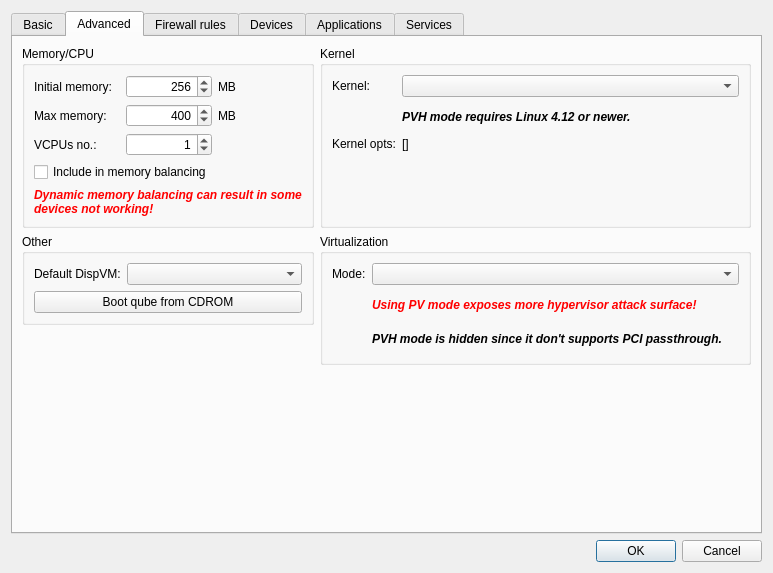
<?xml version="1.0" encoding="UTF-8"?>
<ui version="4.0">
 <class>SettingsDialog</class>
 <widget class="QDialog" name="SettingsDialog">
  <property name="geometry">
   <rect>
    <x>0</x>
    <y>0</y>
    <width>773</width>
    <height>573</height>
   </rect>
  </property>
  <property name="windowTitle">
   <string>Settings</string>
  </property>
  <property name="windowIcon">
   <iconset resource="../resources.qrc">
    <normaloff>:/root.png</normaloff>:/root.png</iconset>
  </property>
  <layout class="QGridLayout" name="gridLayout">
   <item row="0" column="0">
    <layout class="QVBoxLayout" name="verticalLayout">
     <item>
      <widget class="QTabWidget" name="tabWidget">
       <property name="enabled">
        <bool>true</bool>
       </property>
       <property name="locale">
        <locale language="English" country="UnitedStates"/>
       </property>
       <property name="currentIndex">
        <number>1</number>
       </property>
       <widget class="QWidget" name="basic_tab">
        <property name="locale">
         <locale language="English" country="UnitedStates"/>
        </property>
        <attribute name="title">
         <string>Basic</string>
        </attribute>
        <layout class="QGridLayout" name="gridLayout_11">
         <item row="2" column="0">
          <widget class="QGroupBox" name="groupBox_4">
           <property name="enabled">
            <bool>true</bool>
           </property>
           <property name="title">
            <string>General</string>
           </property>
           <layout class="QFormLayout" name="formLayout_4">
            <property name="fieldGrowthPolicy">
             <enum>QFormLayout::AllNonFixedFieldsGrow</enum>
            </property>
            <item row="0" column="0">
             <widget class="QLabel" name="label_13">
              <property name="text">
               <string>Type:</string>
              </property>
             </widget>
            </item>
            <item row="0" column="1">
             <widget class="QLabel" name="type_label">
              <property name="font">
               <font>
                <weight>50</weight>
                <bold>false</bold>
               </font>
              </property>
              <property name="text">
               <string>---</string>
              </property>
             </widget>
            </item>
            <item row="1" column="0">
             <widget class="QLabel" name="label_14">
              <property name="text">
               <string>Installed by RPM:</string>
              </property>
             </widget>
            </item>
            <item row="1" column="1">
             <widget class="QLabel" name="rpm_label">
              <property name="font">
               <font>
                <weight>50</weight>
                <bold>false</bold>
               </font>
              </property>
              <property name="text">
               <string>---</string>
              </property>
             </widget>
            </item>
           </layout>
          </widget>
         </item>
         <item row="3" column="0" colspan="2">
          <widget class="QGroupBox" name="groupBox">
           <property name="enabled">
            <bool>true</bool>
           </property>
           <property name="title">
            <string>Disk storage</string>
           </property>
           <layout class="QGridLayout" name="gridLayout_3">
            <item row="1" column="1">
             <widget class="QSpinBox" name="root_resize">
              <property name="enabled">
               <bool>true</bool>
              </property>
              <property name="alignment">
               <set>Qt::AlignRight|Qt::AlignTrailing|Qt::AlignVCenter</set>
              </property>
              <property name="suffix">
               <string>MiB</string>
              </property>
              <property name="maximum">
               <number>1048576</number>
              </property>
              <property name="singleStep">
               <number>1024</number>
              </property>
             </widget>
            </item>
            <item row="0" column="1">
             <widget class="QSpinBox" name="max_priv_storage">
              <property name="enabled">
               <bool>true</bool>
              </property>
              <property name="alignment">
               <set>Qt::AlignRight|Qt::AlignTrailing|Qt::AlignVCenter</set>
              </property>
              <property name="suffix">
               <string>MiB</string>
              </property>
              <property name="minimum">
               <number>0</number>
              </property>
              <property name="maximum">
               <number>1048576</number>
              </property>
              <property name="singleStep">
               <number>1024</number>
              </property>
              <property name="value">
               <number>0</number>
              </property>
             </widget>
            </item>
            <item row="0" column="0">
             <widget class="QLabel" name="label_3">
              <property name="text">
               <string>Private storage max. size:</string>
              </property>
              <property name="buddy">
               <cstring>max_priv_storage</cstring>
              </property>
             </widget>
            </item>
            <item row="1" column="0">
             <widget class="QLabel" name="root_resize_label">
              <property name="enabled">
               <bool>true</bool>
              </property>
              <property name="text">
               <string>System storage max. size:</string>
              </property>
             </widget>
            </item>
           </layout>
          </widget>
         </item>
         <item row="5" column="0">
          <spacer name="verticalSpacer">
           <property name="orientation">
            <enum>Qt::Vertical</enum>
           </property>
           <property name="sizeHint" stdset="0">
            <size>
             <width>20</width>
             <height>73</height>
            </size>
           </property>
          </spacer>
         </item>
         <item row="2" column="1">
          <widget class="QGroupBox" name="networking_groupbox">
           <property name="title">
            <string>Networking</string>
           </property>
           <layout class="QFormLayout" name="formLayout_3">
            <property name="fieldGrowthPolicy">
             <enum>QFormLayout::AllNonFixedFieldsGrow</enum>
            </property>
            <item row="0" column="0">
             <widget class="QLabel" name="label_10">
              <property name="text">
               <string>IP:</string>
              </property>
             </widget>
            </item>
            <item row="1" column="0">
             <widget class="QLabel" name="label_11">
              <property name="text">
               <string>Netmask:</string>
              </property>
             </widget>
            </item>
            <item row="1" column="1">
             <widget class="QLabel" name="netmask_label">
              <property name="font">
               <font>
                <weight>50</weight>
                <bold>false</bold>
               </font>
              </property>
              <property name="text">
               <string>---</string>
              </property>
             </widget>
            </item>
            <item row="2" column="0">
             <widget class="QLabel" name="label_12">
              <property name="text">
               <string>Gateway:</string>
              </property>
             </widget>
            </item>
            <item row="2" column="1">
             <widget class="QLabel" name="gateway_label">
              <property name="font">
               <font>
                <weight>50</weight>
                <bold>false</bold>
               </font>
              </property>
              <property name="text">
               <string>---</string>
              </property>
             </widget>
            </item>
            <item row="0" column="1">
             <widget class="QLabel" name="ip_label">
              <property name="font">
               <font>
                <weight>50</weight>
                <bold>false</bold>
               </font>
              </property>
              <property name="text">
               <string>---</string>
              </property>
             </widget>
            </item>
           </layout>
          </widget>
         </item>
         <item row="4" column="0">
          <widget class="QLabel" name="label_5">
           <property name="text">
            <string>&lt;html&gt;&lt;head/&gt;&lt;body&gt;&lt;p&gt;&lt;span style=&quot; color:#ff0000;&quot;&gt;* &lt;/span&gt;&lt;span style=&quot; color:#000000;&quot;&gt;Cannot be changed while the VM is running&lt;/span&gt;&lt;/p&gt;&lt;/body&gt;&lt;/html&gt;</string>
           </property>
          </widget>
         </item>
         <item row="0" column="0" colspan="2">
          <widget class="QGroupBox" name="groupBox_3">
           <property name="title">
            <string>Settings</string>
           </property>
           <layout class="QGridLayout" name="gridLayout_2">
            <item row="0" column="0">
             <widget class="QLabel" name="label">
              <property name="text">
               <string>&lt;html&gt;&lt;head/&gt;&lt;body&gt;&lt;p&gt;Name &amp;amp;&amp;amp; label&lt;span style=&quot; color:#ff0000;&quot;&gt;*&lt;/span&gt;:&lt;/p&gt;&lt;/body&gt;&lt;/html&gt;</string>
              </property>
              <property name="buddy">
               <cstring>vmname</cstring>
              </property>
             </widget>
            </item>
            <item row="1" column="0">
             <widget class="QLabel" name="label_2">
              <property name="text">
               <string>&lt;html&gt;&lt;head/&gt;&lt;body&gt;&lt;p&gt;Template&lt;span style=&quot; color:#ff0000;&quot;&gt;*&lt;/span&gt;:&lt;/p&gt;&lt;/body&gt;&lt;/html&gt;</string>
              </property>
              <property name="buddy">
               <cstring>template_name</cstring>
              </property>
             </widget>
            </item>
            <item row="2" column="0">
             <widget class="QLabel" name="label_18">
              <property name="text">
               <string>Networking:</string>
              </property>
              <property name="buddy">
               <cstring>netVM</cstring>
              </property>
             </widget>
            </item>
            <item row="0" column="3">
             <widget class="QComboBox" name="vmlabel">
              <property name="frame">
               <bool>true</bool>
              </property>
             </widget>
            </item>
            <item row="0" column="1">
             <widget class="QLineEdit" name="vmname">
              <property name="text">
               <string>----</string>
              </property>
              <property name="maxLength">
               <number>32</number>
              </property>
             </widget>
            </item>
            <item row="0" column="2">
             <widget class="QPushButton" name="rename_vm_button">
              <property name="text">
               <string>Rename</string>
              </property>
             </widget>
            </item>
            <item row="1" column="1" colspan="2">
             <widget class="QComboBox" name="template_name"/>
            </item>
            <item row="2" column="1" colspan="2">
             <widget class="QComboBox" name="netVM"/>
            </item>
            <item row="3" column="0" colspan="3">
             <layout class="QHBoxLayout" name="horizontalLayout">
              <item>
               <widget class="QCheckBox" name="include_in_backups">
                <property name="enabled">
                 <bool>true</bool>
                </property>
                <property name="text">
                 <string>Include in backups by default</string>
                </property>
                <property name="checked">
                 <bool>true</bool>
                </property>
               </widget>
              </item>
              <item>
               <widget class="QCheckBox" name="run_in_debug_mode">
                <property name="text">
                 <string>Run in debug mode</string>
                </property>
               </widget>
              </item>
             </layout>
            </item>
            <item row="4" column="0" colspan="3">
             <layout class="QHBoxLayout" name="horizontalLayout_3">
              <item>
               <widget class="QCheckBox" name="autostart_vm">
                <property name="text">
                 <string>Start VM automatically on boot</string>
                </property>
               </widget>
              </item>
              <item>
               <widget class="QCheckBox" name="seamless_gui">
                <property name="text">
                 <string>Seamless GUI</string>
                </property>
               </widget>
              </item>
             </layout>
            </item>
           </layout>
          </widget>
         </item>
        </layout>
       </widget>
       <widget class="QWidget" name="advanced_tab">
        <property name="enabled">
         <bool>true</bool>
        </property>
        <attribute name="title">
         <string>Advanced</string>
        </attribute>
        <layout class="QGridLayout" name="gridLayout_9">
         <item row="0" column="1" rowspan="2" colspan="2">
          <layout class="QVBoxLayout" name="verticalLayout_4">
           <property name="sizeConstraint">
            <enum>QLayout::SetDefaultConstraint</enum>
           </property>
           <property name="bottomMargin">
            <number>0</number>
           </property>
           <item>
            <widget class="QGroupBox" name="kernel_groupbox">
             <property name="enabled">
              <bool>true</bool>
             </property>
             <property name="sizePolicy">
              <sizepolicy hsizetype="Minimum" vsizetype="Preferred">
               <horstretch>0</horstretch>
               <verstretch>0</verstretch>
              </sizepolicy>
             </property>
             <property name="title">
              <string>Kernel</string>
             </property>
             <layout class="QFormLayout" name="formLayout_9">
              <property name="fieldGrowthPolicy">
               <enum>QFormLayout::AllNonFixedFieldsGrow</enum>
              </property>
              <item row="0" column="0" rowspan="2">
               <widget class="QLabel" name="label_19">
                <property name="text">
                 <string>Kernel:</string>
                </property>
                <property name="buddy">
                 <cstring>kernel</cstring>
                </property>
               </widget>
              </item>
              <item row="0" column="1">
               <widget class="QComboBox" name="kernel"/>
              </item>
              <item row="1" column="1">
               <widget class="QLabel" name="pvh_kernel_version_warning">
                <property name="font">
                 <font>
                  <weight>75</weight>
                  <italic>true</italic>
                  <bold>true</bold>
                 </font>
                </property>
                <property name="text">
                 <string>PVH mode requires Linux 4.12 or newer.</string>
                </property>
                <property name="wordWrap">
                 <bool>true</bool>
                </property>
               </widget>
              </item>
              <item row="2" column="0">
               <widget class="QLabel" name="label_20">
                <property name="text">
                 <string>Kernel opts:</string>
                </property>
               </widget>
              </item>
              <item row="2" column="1">
               <widget class="QLabel" name="kernel_opts">
                <property name="font">
                 <font>
                  <weight>50</weight>
                  <bold>false</bold>
                 </font>
                </property>
                <property name="text">
                 <string>[]</string>
                </property>
               </widget>
              </item>
             </layout>
            </widget>
           </item>
          </layout>
         </item>
         <item row="2" column="1" rowspan="2" colspan="2">
          <layout class="QVBoxLayout" name="verticalLayout_7">
           <property name="sizeConstraint">
            <enum>QLayout::SetDefaultConstraint</enum>
           </property>
           <property name="bottomMargin">
            <number>0</number>
           </property>
           <item>
            <widget class="QGroupBox" name="virt_groupbox">
             <property name="enabled">
              <bool>true</bool>
             </property>
             <property name="sizePolicy">
              <sizepolicy hsizetype="Minimum" vsizetype="Preferred">
               <horstretch>0</horstretch>
               <verstretch>0</verstretch>
              </sizepolicy>
             </property>
             <property name="title">
              <string>Virtualization</string>
             </property>
             <layout class="QFormLayout" name="formLayout_10">
              <property name="fieldGrowthPolicy">
               <enum>QFormLayout::AllNonFixedFieldsGrow</enum>
              </property>
              <item row="0" column="0" rowspan="3">
               <widget class="QLabel" name="label_27">
                <property name="text">
                 <string>Mode:</string>
                </property>
                <property name="buddy">
                 <cstring>virt_mode</cstring>
                </property>
               </widget>
              </item>
              <item row="0" column="1">
               <widget class="QComboBox" name="virt_mode"/>
              </item>
              <item row="1" column="1">
               <widget class="QLabel" name="pv_warning">
                <property name="font">
                 <font>
                  <weight>75</weight>
                  <italic>true</italic>
                  <bold>true</bold>
                 </font>
                </property>
                <property name="styleSheet">
                 <string notr="true">color:rgb(255, 0, 0)</string>
                </property>
                <property name="text">
                 <string>Using PV mode exposes more hypervisor attack surface!</string>
                </property>
                <property name="wordWrap">
                 <bool>true</bool>
                </property>
               </widget>
              </item>
              <item row="2" column="1">
               <widget class="QLabel" name="pvh_mode_hidden">
                <property name="font">
                 <font>
                  <weight>75</weight>
                  <italic>true</italic>
                  <bold>true</bold>
                 </font>
                </property>
                <property name="text">
                 <string>PVH mode is hidden since it don't supports PCI passthrough.</string>
                </property>
                <property name="wordWrap">
                 <bool>true</bool>
                </property>
               </widget>
              </item>
             </layout>
            </widget>
           </item>
          </layout>
         </item>
         <item row="2" column="0">
          <widget class="QGroupBox" name="other_groupbox">
           <property name="title">
            <string>Other</string>
           </property>
           <layout class="QFormLayout" name="formLayout_2">
            <item row="1" column="0">
             <widget class="QLabel" name="label_26">
              <property name="text">
               <string>Default DispVM:</string>
              </property>
              <property name="buddy">
               <cstring>default_dispvm</cstring>
              </property>
             </widget>
            </item>
            <item row="1" column="1">
             <widget class="QComboBox" name="default_dispvm"/>
            </item>
            <item row="2" column="0" colspan="2">
             <widget class="QPushButton" name="bootFromDeviceButton">
              <property name="text">
               <string>Boot qube from CDROM</string>
              </property>
             </widget>
            </item>
           </layout>
          </widget>
         </item>
         <item row="0" column="0" rowspan="2">
          <widget class="QGroupBox" name="groupBox_2">
           <property name="enabled">
            <bool>true</bool>
           </property>
           <property name="sizePolicy">
            <sizepolicy hsizetype="Minimum" vsizetype="Preferred">
             <horstretch>0</horstretch>
             <verstretch>0</verstretch>
            </sizepolicy>
           </property>
           <property name="title">
            <string>Memory/CPU</string>
           </property>
           <layout class="QGridLayout" name="gridLayout_4">
            <item row="0" column="0">
             <widget class="QLabel" name="label_15">
              <property name="enabled">
               <bool>true</bool>
              </property>
              <property name="text">
               <string>Initial memory:</string>
              </property>
              <property name="buddy">
               <cstring>init_mem</cstring>
              </property>
             </widget>
            </item>
            <item row="0" column="1">
             <widget class="QSpinBox" name="init_mem">
              <property name="enabled">
               <bool>true</bool>
              </property>
              <property name="alignment">
               <set>Qt::AlignRight|Qt::AlignTrailing|Qt::AlignVCenter</set>
              </property>
              <property name="minimum">
               <number>0</number>
              </property>
              <property name="maximum">
               <number>1000000</number>
              </property>
              <property name="singleStep">
               <number>50</number>
              </property>
              <property name="value">
               <number>256</number>
              </property>
             </widget>
            </item>
            <item row="0" column="2">
             <widget class="QLabel" name="label_16">
              <property name="enabled">
               <bool>true</bool>
              </property>
              <property name="text">
               <string>MB</string>
              </property>
             </widget>
            </item>
            <item row="1" column="0">
             <widget class="QLabel" name="label_17">
              <property name="text">
               <string>Max memory:</string>
              </property>
              <property name="buddy">
               <cstring>max_mem_size</cstring>
              </property>
             </widget>
            </item>
            <item row="1" column="1">
             <widget class="QSpinBox" name="max_mem_size">
              <property name="enabled">
               <bool>true</bool>
              </property>
              <property name="alignment">
               <set>Qt::AlignRight|Qt::AlignTrailing|Qt::AlignVCenter</set>
              </property>
              <property name="minimum">
               <number>0</number>
              </property>
              <property name="maximum">
               <number>10000000</number>
              </property>
              <property name="singleStep">
               <number>50</number>
              </property>
              <property name="value">
               <number>400</number>
              </property>
             </widget>
            </item>
            <item row="1" column="2">
             <widget class="QLabel" name="label_6">
              <property name="text">
               <string>MB</string>
              </property>
             </widget>
            </item>
            <item row="2" column="0">
             <widget class="QLabel" name="label_4">
              <property name="text">
               <string>VCPUs no.:</string>
              </property>
              <property name="buddy">
               <cstring>vcpus</cstring>
              </property>
             </widget>
            </item>
            <item row="2" column="1">
             <widget class="QSpinBox" name="vcpus">
              <property name="enabled">
               <bool>true</bool>
              </property>
              <property name="alignment">
               <set>Qt::AlignRight|Qt::AlignTrailing|Qt::AlignVCenter</set>
              </property>
              <property name="value">
               <number>1</number>
              </property>
             </widget>
            </item>
            <item row="3" column="0" colspan="2">
             <widget class="QCheckBox" name="include_in_balancing">
              <property name="enabled">
               <bool>true</bool>
              </property>
              <property name="text">
               <string>Include in memory balancing</string>
              </property>
             </widget>
            </item>
            <item row="4" column="0" colspan="3">
             <widget class="QLabel" name="dmm_warning_adv">
              <property name="font">
               <font>
                <weight>75</weight>
                <italic>true</italic>
                <bold>true</bold>
               </font>
              </property>
              <property name="styleSheet">
               <string notr="true">color:rgb(255, 0, 0)</string>
              </property>
              <property name="text">
               <string>Dynamic memory balancing can result in some devices not working!</string>
              </property>
              <property name="wordWrap">
               <bool>true</bool>
              </property>
             </widget>
            </item>
           </layout>
          </widget>
         </item>
         <item row="4" column="0">
          <spacer name="verticalSpacer_2">
           <property name="orientation">
            <enum>Qt::Vertical</enum>
           </property>
           <property name="sizeHint" stdset="0">
            <size>
             <width>20</width>
             <height>40</height>
            </size>
           </property>
          </spacer>
         </item>
        </layout>
       </widget>
       <widget class="QWidget" name="firewall_tab">
        <attribute name="icon">
         <iconset resource="../resources.qrc">
          <normaloff>:/firewall.png</normaloff>:/firewall.png</iconset>
        </attribute>
        <attribute name="title">
         <string>Firewall rules</string>
        </attribute>
        <layout class="QGridLayout" name="gridLayout_8">
         <item row="0" column="0">
          <widget class="QRadioButton" name="policyAllowRadioButton">
           <property name="text">
            <string>Allow network access except...</string>
           </property>
          </widget>
         </item>
         <item row="0" column="1">
          <widget class="QCheckBox" name="icmpCheckBox">
           <property name="minimumSize">
            <size>
             <width>323</width>
             <height>0</height>
            </size>
           </property>
           <property name="text">
            <string>Allow ICMP traffic</string>
           </property>
           <property name="checked">
            <bool>true</bool>
           </property>
          </widget>
         </item>
         <item row="1" column="0">
          <widget class="QRadioButton" name="policyDenyRadioButton">
           <property name="text">
            <string>Deny network access except...</string>
           </property>
          </widget>
         </item>
         <item row="1" column="1">
          <widget class="QCheckBox" name="dnsCheckBox">
           <property name="text">
            <string>Allow DNS queries</string>
           </property>
           <property name="checked">
            <bool>true</bool>
           </property>
          </widget>
         </item>
         <item row="3" column="0" colspan="2">
          <layout class="QHBoxLayout" name="horizontalLayout_2">
           <property name="sizeConstraint">
            <enum>QLayout::SetMaximumSize</enum>
           </property>
           <item>
            <layout class="QVBoxLayout" name="verticalLayout_5">
             <item>
              <widget class="QTreeView" name="rulesTreeView">
               <property name="rootIsDecorated">
                <bool>false</bool>
               </property>
               <property name="uniformRowHeights">
                <bool>false</bool>
               </property>
               <property name="itemsExpandable">
                <bool>false</bool>
               </property>
               <property name="sortingEnabled">
                <bool>true</bool>
               </property>
               <property name="allColumnsShowFocus">
                <bool>true</bool>
               </property>
               <property name="expandsOnDoubleClick">
                <bool>true</bool>
               </property>
               <attribute name="headerDefaultSectionSize">
                <number>40</number>
               </attribute>
               <attribute name="headerStretchLastSection">
                <bool>false</bool>
               </attribute>
              </widget>
             </item>
             <item>
              <layout class="QHBoxLayout" name="horizontalLayout_4"/>
             </item>
            </layout>
           </item>
           <item>
            <layout class="QVBoxLayout" name="verticalLayout_6">
             <item>
              <widget class="QPushButton" name="newRuleButton">
               <property name="text">
                <string/>
               </property>
               <property name="icon">
                <iconset resource="../resources.qrc">
                 <normaloff>:/add.png</normaloff>:/add.png</iconset>
               </property>
               <property name="iconSize">
                <size>
                 <width>24</width>
                 <height>24</height>
                </size>
               </property>
              </widget>
             </item>
             <item>
              <widget class="QPushButton" name="editRuleButton">
               <property name="text">
                <string/>
               </property>
               <property name="icon">
                <iconset resource="../resources.qrc">
                 <normaloff>:/pencil.png</normaloff>:/pencil.png</iconset>
               </property>
               <property name="iconSize">
                <size>
                 <width>24</width>
                 <height>24</height>
                </size>
               </property>
              </widget>
             </item>
             <item>
              <widget class="QPushButton" name="deleteRuleButton">
               <property name="text">
                <string/>
               </property>
               <property name="icon">
                <iconset resource="../resources.qrc">
                 <normaloff>:/remove.png</normaloff>:/remove.png</iconset>
               </property>
               <property name="iconSize">
                <size>
                 <width>24</width>
                 <height>24</height>
                </size>
               </property>
              </widget>
             </item>
             <item>
              <spacer name="verticalSpacer_4">
               <property name="orientation">
                <enum>Qt::Vertical</enum>
               </property>
               <property name="sizeHint" stdset="0">
                <size>
                 <width>20</width>
                 <height>40</height>
                </size>
               </property>
              </spacer>
             </item>
            </layout>
           </item>
          </layout>
         </item>
         <item row="2" column="1">
          <widget class="QCheckBox" name="yumproxyCheckBox">
           <property name="text">
            <string>Allow connections to Updates Proxy</string>
           </property>
          </widget>
         </item>
         <item row="2" column="0">
          <widget class="QWidget" name="tempFullAccessWidget" native="true">
           <property name="enabled">
            <bool>true</bool>
           </property>
           <layout class="QGridLayout" name="gridLayout_6">
            <property name="leftMargin">
             <number>0</number>
            </property>
            <property name="topMargin">
             <number>0</number>
            </property>
            <property name="bottomMargin">
             <number>0</number>
            </property>
            <item row="0" column="0">
             <widget class="QCheckBox" name="tempFullAccess">
              <property name="text">
               <string>Allow full access for </string>
              </property>
             </widget>
            </item>
            <item row="0" column="1">
             <widget class="QSpinBox" name="tempFullAccessTime">
              <property name="suffix">
               <string> min</string>
              </property>
              <property name="value">
               <number>5</number>
              </property>
             </widget>
            </item>
           </layout>
          </widget>
         </item>
        </layout>
       </widget>
       <widget class="QWidget" name="devices_tab">
        <property name="enabled">
         <bool>true</bool>
        </property>
        <attribute name="icon">
         <iconset resource="../resources.qrc">
          <normaloff>:/storagevm.png</normaloff>:/storagevm.png</iconset>
        </attribute>
        <attribute name="title">
         <string>Devices</string>
        </attribute>
        <layout class="QVBoxLayout" name="verticalLayout_3">
         <item>
          <layout class="QVBoxLayout" name="devices_layout">
           <item>
            <widget class="QLabel" name="dmm_warning_dev">
             <property name="font">
              <font>
               <weight>75</weight>
               <italic>true</italic>
               <bold>true</bold>
              </font>
             </property>
             <property name="styleSheet">
              <string notr="true">color: rgb(255, 0, 0)</string>
             </property>
             <property name="text">
              <string>You've enabled dynamic memory balancing, some devices might not work!</string>
             </property>
            </widget>
           </item>
           <item>
            <widget class="QLabel" name="turn_off_vm_to_modify_devs">
             <property name="font">
              <font>
               <weight>75</weight>
               <italic>true</italic>
               <bold>true</bold>
              </font>
             </property>
             <property name="text">
              <string>To modify PCI devices you have to turn off the VM.</string>
             </property>
            </widget>
           </item>
           <item>
            <widget class="QLabel" name="pvh_dont_support_devs">
             <property name="font">
              <font>
               <weight>75</weight>
               <italic>true</italic>
               <bold>true</bold>
              </font>
             </property>
             <property name="text">
              <string>Currently PVH VMs don't support PCI passthrough. Select another virtualization mode if you want to add PCI devices</string>
             </property>
            </widget>
           </item>
          </layout>
         </item>
        </layout>
       </widget>
       <widget class="QWidget" name="apps_tab">
        <attribute name="icon">
         <iconset resource="../resources.qrc">
          <normaloff>:/apps.png</normaloff>:/apps.png</iconset>
        </attribute>
        <attribute name="title">
         <string>Applications</string>
        </attribute>
        <layout class="QGridLayout" name="gridLayout_7">
         <item row="1" column="0">
          <layout class="QVBoxLayout" name="apps_layout"/>
         </item>
         <item row="0" column="0">
          <widget class="QPushButton" name="refresh_apps_button">
           <property name="text">
            <string>Refresh Applications</string>
           </property>
          </widget>
         </item>
        </layout>
       </widget>
       <widget class="QWidget" name="services_tab">
        <property name="enabled">
         <bool>true</bool>
        </property>
        <attribute name="title">
         <string>Services</string>
        </attribute>
        <layout class="QGridLayout" name="gridLayout_5">
         <item row="0" column="0">
          <widget class="QLineEdit" name="service_line_edit"/>
         </item>
         <item row="0" column="1">
          <widget class="QPushButton" name="add_srv_button">
           <property name="text">
            <string/>
           </property>
           <property name="icon">
            <iconset resource="../resources.qrc">
             <normaloff>:/add.png</normaloff>:/add.png</iconset>
           </property>
           <property name="iconSize">
            <size>
             <width>24</width>
             <height>24</height>
            </size>
           </property>
          </widget>
         </item>
         <item row="4" column="0" rowspan="2">
          <widget class="QListWidget" name="services_list"/>
         </item>
         <item row="6" column="0" colspan="2">
          <widget class="QLabel" name="label_7">
           <property name="text">
            <string>Checked services will be turned on.</string>
           </property>
          </widget>
         </item>
         <item row="7" column="0" colspan="2">
          <widget class="QLabel" name="label_8">
           <property name="text">
            <string>Unchecked services will be turned off.</string>
           </property>
          </widget>
         </item>
         <item row="8" column="0" colspan="2">
          <widget class="QLabel" name="label_9">
           <property name="text">
            <string>Unlisted services will follow default settings.</string>
           </property>
          </widget>
         </item>
         <item row="4" column="1">
          <widget class="QPushButton" name="remove_srv_button">
           <property name="text">
            <string/>
           </property>
           <property name="icon">
            <iconset resource="../resources.qrc">
             <normaloff>:/remove.png</normaloff>:/remove.png</iconset>
           </property>
           <property name="iconSize">
            <size>
             <width>24</width>
             <height>24</height>
            </size>
           </property>
          </widget>
         </item>
         <item row="5" column="1">
          <spacer name="verticalSpacer_5">
           <property name="orientation">
            <enum>Qt::Vertical</enum>
           </property>
           <property name="sizeHint" stdset="0">
            <size>
             <width>20</width>
             <height>40</height>
            </size>
           </property>
          </spacer>
         </item>
        </layout>
       </widget>
      </widget>
     </item>
     <item>
      <widget class="QDialogButtonBox" name="buttonBox">
       <property name="orientation">
        <enum>Qt::Horizontal</enum>
       </property>
       <property name="standardButtons">
        <set>QDialogButtonBox::Cancel|QDialogButtonBox::Ok</set>
       </property>
      </widget>
     </item>
    </layout>
   </item>
  </layout>
 </widget>
 <tabstops>
  <tabstop>tabWidget</tabstop>
  <tabstop>vmname</tabstop>
  <tabstop>vmlabel</tabstop>
  <tabstop>template_name</tabstop>
  <tabstop>netVM</tabstop>
  <tabstop>include_in_backups</tabstop>
  <tabstop>run_in_debug_mode</tabstop>
  <tabstop>autostart_vm</tabstop>
  <tabstop>seamless_gui</tabstop>
  <tabstop>max_priv_storage</tabstop>
  <tabstop>init_mem</tabstop>
  <tabstop>max_mem_size</tabstop>
  <tabstop>vcpus</tabstop>
  <tabstop>include_in_balancing</tabstop>
  <tabstop>kernel</tabstop>
  <tabstop>policyAllowRadioButton</tabstop>
  <tabstop>policyDenyRadioButton</tabstop>
  <tabstop>icmpCheckBox</tabstop>
  <tabstop>dnsCheckBox</tabstop>
  <tabstop>yumproxyCheckBox</tabstop>
  <tabstop>newRuleButton</tabstop>
  <tabstop>rulesTreeView</tabstop>
  <tabstop>editRuleButton</tabstop>
  <tabstop>deleteRuleButton</tabstop>
  <tabstop>service_line_edit</tabstop>
  <tabstop>add_srv_button</tabstop>
  <tabstop>services_list</tabstop>
  <tabstop>remove_srv_button</tabstop>
  <tabstop>buttonBox</tabstop>
 </tabstops>
 <resources>
  <include location="../resources.qrc"/>
 </resources>
 <connections>
  <connection>
   <sender>buttonBox</sender>
   <signal>accepted()</signal>
   <receiver>SettingsDialog</receiver>
   <slot>accept()</slot>
   <hints>
    <hint type="sourcelabel">
     <x>248</x>
     <y>254</y>
    </hint>
    <hint type="destinationlabel">
     <x>157</x>
     <y>274</y>
    </hint>
   </hints>
  </connection>
  <connection>
   <sender>buttonBox</sender>
   <signal>rejected()</signal>
   <receiver>SettingsDialog</receiver>
   <slot>reject()</slot>
   <hints>
    <hint type="sourcelabel">
     <x>316</x>
     <y>260</y>
    </hint>
    <hint type="destinationlabel">
     <x>286</x>
     <y>274</y>
    </hint>
   </hints>
  </connection>
 </connections>
</ui>
